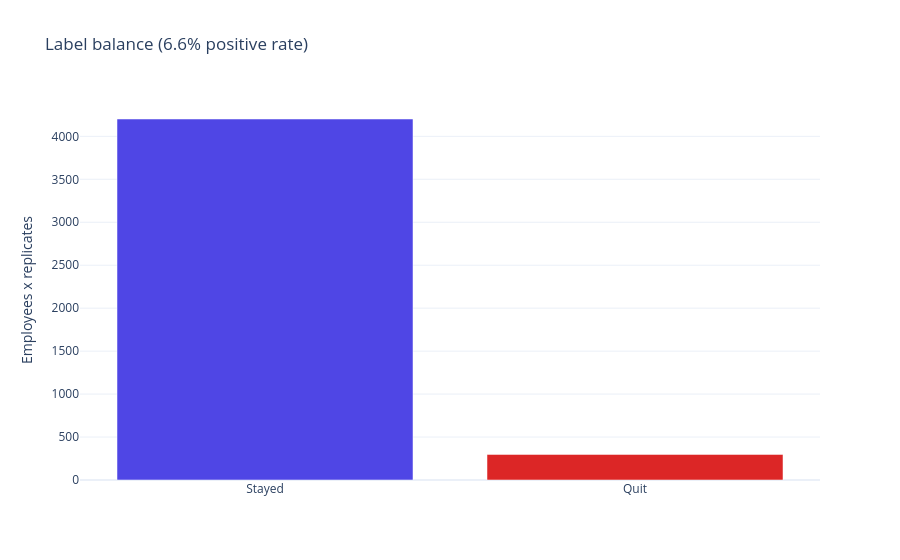

Write notebook code for a chart like this one.
### Markdown cell above
## 2. Inspect the label distribution

### Code cell
quit_rate = cohort.labels['quit_within_horizon'].mean()
print(f'Quit-within-horizon rate: {quit_rate:.2%}')

counts = cohort.labels['quit_within_horizon'].value_counts().rename({False: 'Stayed', True: 'Quit'})
fig = px.bar(
    x=counts.index, y=counts.values, color=counts.index,
    labels={'x': '', 'y': 'Employees x replicates'},
    title=f'Label balance ({quit_rate:.1%} positive rate)',
    color_discrete_map={'Stayed': '#4f46e5', 'Quit': '#dc2626'},
)
fig.update_layout(showlegend=False, template='plotly_white')
fig.show()

### Figure 1 — Plotly figure (JSON) as saved in the notebook; plotly's stock layout.template omitted (floating-point values rounded to 4 significant figures)
{"data": [{"hovertemplate": "color=Stayed<br>=%{x}<br>Employees x replicates=%{y}<extra></extra>", "legendgroup": "Stayed", "marker": {"color": "#4f46e5", "pattern": {"shape": ""}}, "name": "Stayed", "orientation": "v", "showlegend": true, "textposition": "auto", "type": "bar", "x": ["Stayed"], "xaxis": "x", "y": [4202], "yaxis": "y"}, {"hovertemplate": "color=Quit<br>=%{x}<br>Employees x replicates=%{y}<extra></extra>", "legendgroup": "Quit", "marker": {"color": "#dc2626", "pattern": {"shape": ""}}, "name": "Quit", "orientation": "v", "showlegend": true, "textposition": "auto", "type": "bar", "x": ["Quit"], "xaxis": "x", "y": [298], "yaxis": "y"}], "layout": {"barmode": "relative", "legend": {"title": {"text": "color"}, "tracegroupgap": 0}, "showlegend": false, "title": {"text": "Label balance (6.6% positive rate)"}, "xaxis": {"anchor": "y", "domain": [0.0, 1.0], "title": {"text": ""}}, "yaxis": {"anchor": "x", "domain": [0.0, 1.0], "title": {"text": "Employees x replicates"}}}}
